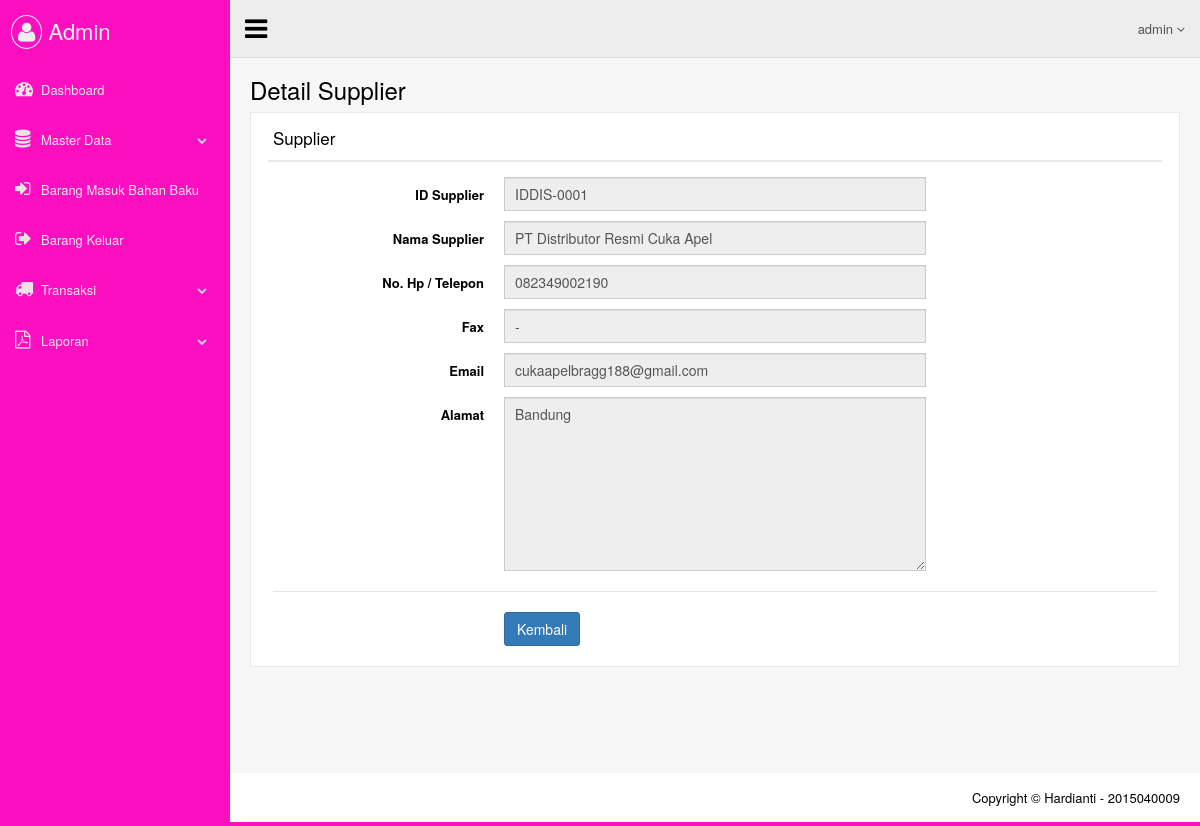
Screenshot of /views/admin/dt_distributor_detail.php?id_distributor=IDDIS-0001 (signed in) with the database file from the repository.
### tables this page shows
CREATE TABLE `dta_distributor` (
  `id_distributor` varchar(11) NOT NULL,
  `nama` varchar(50) NOT NULL,
  `nomor` varchar(15) NOT NULL,
  `fax` varchar(10) NOT NULL,
  `email` varchar(50) NOT NULL,
  `alamat` text NOT NULL
);

### views/admin/dt_distributor_detail.php (the view)
<?php include_once 'atribut/head.php'; ?>
<?php
$idsup = $_GET['id_distributor'];
$sql   = "SELECT * FROM dta_distributor WHERE id_distributor = '$idsup'";
$query = $mysqli->query($sql);
$row   = $query->fetch_array(MYSQLI_ASSOC);
 ?>
  <body class="nav-md">
    <div class="container body">
      <div class="main_container">
        <?php include_once 'atribut/header.php'; ?>
        <div class="right_col" role="main">
          <div class="">
            <div class="page-title">
              <div class="title_left">
                <h3>Detail Supplier</h3>
              </div>
            </div>
            <div class="clearfix"></div>
            <div class="row">
              <div class="col-md-12 col-sm-12 col-xs-12">
                <div class="x_panel">
                  <div class="x_title">
                    <h2>Supplier</h2>
                    <div class="clearfix"></div>
                  </div>
                  <div class="x_content">
                    <form class="form-horizontal form-label-left" action="">
                      <div class="item form-group">
                        <label class="control-label col-md-3 col-sm-3 col-xs-12">ID Supplier</label>
                        <div class="col-md-6 col-sm-6 col-xs-12">
                          <input class="form-control col-md-7 col-xs-12" type="text" value="<?= $row['id_distributor'] ?>" readonly>
                        </div>
                      </div>
                      <div class="item form-group">
                        <label class="control-label col-md-3 col-sm-3 col-xs-12">Nama Supplier</label>
                        <div class="col-md-6 col-sm-6 col-xs-12">
                          <input class="form-control col-md-7 col-xs-12" type="text" value="<?php echo $row['nama']; ?>" readonly>
                        </div>
                      </div>
                      <div class="item form-group">
                        <label class="control-label col-md-3 col-sm-3 col-xs-12">No. Hp / Telepon</label>
                        <div class="col-md-6 col-sm-6 col-xs-12">
                          <input class="form-control col-md-7 col-xs-12" type="text" value="<?php echo $row['nomor']; ?>" readonly>
                        </div>
                      </div>
                      <div class="item form-group">
                        <label class="control-label col-md-3 col-sm-3 col-xs-12">Fax</label>
                        <div class="col-md-6 col-sm-6 col-xs-12">
                          <input class="form-control col-md-7 col-xs-12" type="text" value="<?php echo $row['fax']; ?>" readonly>
                        </div>
                      </div>
                      <div class="item form-group">
                        <label class="control-label col-md-3 col-sm-3 col-xs-12">Email</label>
                        <div class="col-md-6 col-sm-6 col-xs-12">
                          <input class="form-control col-md-7 col-xs-12" type="text" value="<?php echo $row['email']; ?>" readonly>
                        </div>
                      </div>
                      <div class="item form-group">
                        <label class="control-label col-md-3 col-sm-3 col-xs-12">Alamat</label>
                        <div class="col-md-6 col-sm-6 col-xs-12">
                          <textarea class="form-control col-md-7 col-xs-12" rows="8" cols="25" readonly><?php echo $row['alamat']; ?></textarea>
                        </div>
                      </div>
                      <div class="ln_solid"></div>
                      <div class="form-group">
                        <div class="col-md-6 col-md-offset-3">
                          <a class="btn btn-primary" href="dt_distributor.php">Kembali</a>
                        </div>
                      </div>
                    </form>
                  </div>
                </div>
              </div>
            </div>
          </div>
        </div>
        <?php include_once 'atribut/footer.php'; ?>
      </div>
    </div>
    <?php include_once 'atribut/foot.php'; ?>

### rows the page displays
dta_distributor: id_distributor "IDDIS-0001", nama "PT Distributor Resmi Cuka Apel", nomor "082349002190", fax "-", email "cukaapelbragg188@gmail.com", alamat "Bandung"
